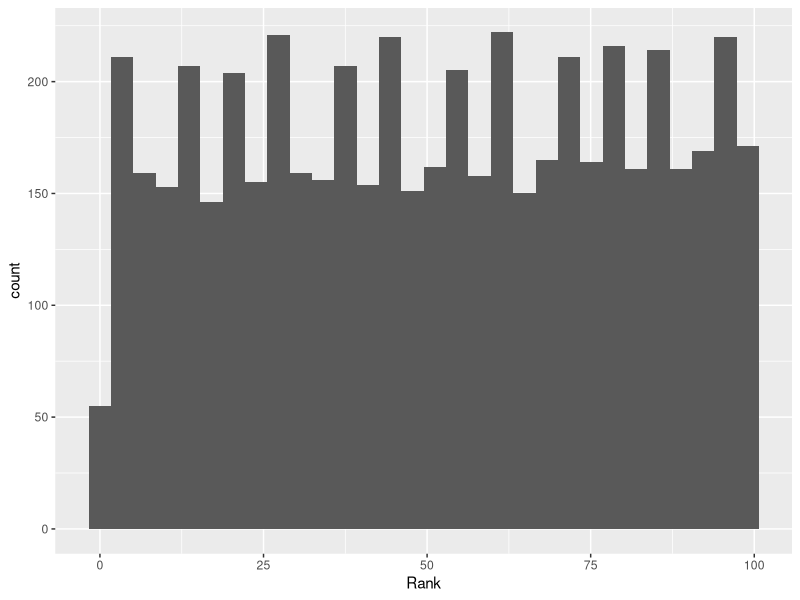

This chart was generated by the following R code:
## ---- chunk 1
dat<-c(2,3,4,5)
class(dat)
typeof(dat)
is.atomic(dat)
## ---- chunk 2
dat3<-c('TRUE','TALL','SHORT','LONG')
class(dat3)
length(dat3)
nchar(dat3)
## ---- chunk 3
dat4<-list(c(1,3,7),c(TRUE,FALSE),c('TALL','SHORT'))
class(dat4)
is.atomic(dat4)
is.list(dat4)
typeof(dat4)
## ---- chunk 4
dat5 <- matrix(c(1:9),nrow = 3,ncol = 3,byrow = TRUE)
class(dat5)
## ---- chunk 5
dat6 <- factor(c('TALL','SHORT','AVERAGE'))
class(dat6)
levels(dat6)
## ---- chunk 6
dat7 <- data.frame(Age=c(40,30),Sex=c('Male','Female'))
class(dat7)
dim(dat7)
dat7[2,1]<-20
## ---- chunk 7
library(tidyverse)
library(here)
library(readxl)
library(skimr)
## ---- chunk 8
dat1<-read_csv(here::here('data/sorghum.csv')) 
# Congratulation you have successfully read a csv file into R
# Now assign it to an object
dat1 %>% head()
dat1 %>% tail()
print(dat1)
#dat1$trial<-as.factor(dat1$trial)
dat2<-dat1 %>% mutate_if(is.character,factor)
skim(dat2)
## ---- chunk 9
dat2 %>% slice_head()
dat2 %>% slice_tail()
## ---- chunk 10
data("billboard") # this data is from tidyr package and we are going to wrangle this data and produce insight from it
billboard %>% slice_head(n=5) # What do you observe about this dataset ?
# is it a tidydata ?
## ---- chunk 11
bill1<-billboard %>% pivot_longer(starts_with('wk'),names_to = 'Week',values_to = 'Rank',values_drop_na = TRUE)
## ---- chunk 12
ggplot(bill1,aes(x=Rank))+geom_histogram()
## ---- chunk 13
tab4<-table3 %>% separate(rate,into = c('Rate','Count'))
## ---- chunk 14
bill2<-bill1 %>% pivot_wider(names_from = Week,values_from = Rank)
## ---- chunk 15
tab5<-tab4 %>% unite(col = 'Rate',c('Rate','Count'),sep = '/')
View(tab5)
